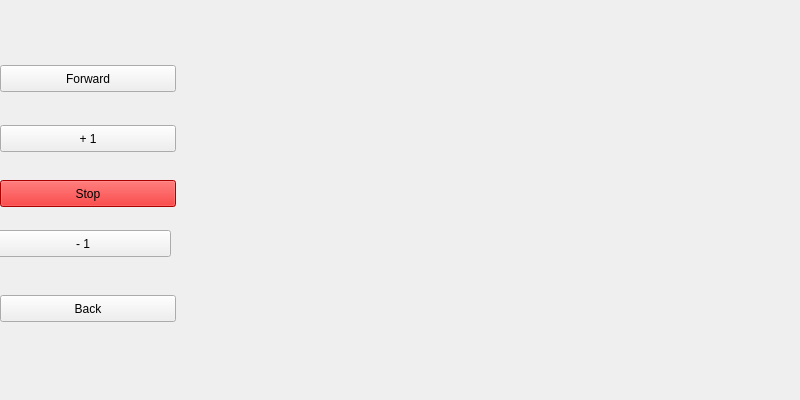
<?xml version="1.0" encoding="UTF-8"?>
<ui version="4.0">
 <class>OnePanel</class>
 <widget class="QMainWindow" name="OnePanel">
  <property name="geometry">
   <rect>
    <x>0</x>
    <y>0</y>
    <width>800</width>
    <height>400</height>
   </rect>
  </property>
  <property name="windowTitle">
   <string>CloudTrack</string>
  </property>
  <property name="iconSize">
   <size>
    <width>48</width>
    <height>48</height>
   </size>
  </property>
  <widget class="QWidget" name="centralwidget">
   <widget class="QPushButton" name="runForwardButton">
    <property name="geometry">
     <rect>
      <x>0</x>
      <y>65</y>
      <width>176</width>
      <height>27</height>
     </rect>
    </property>
    <property name="text">
     <string>Forward</string>
    </property>
   </widget>
   <widget class="QPushButton" name="forwardStepButton">
    <property name="geometry">
     <rect>
      <x>0</x>
      <y>125</y>
      <width>176</width>
      <height>27</height>
     </rect>
    </property>
    <property name="text">
     <string>+ 1</string>
    </property>
   </widget>
   <widget class="QPushButton" name="stopButton">
    <property name="geometry">
     <rect>
      <x>0</x>
      <y>180</y>
      <width>176</width>
      <height>27</height>
     </rect>
    </property>
    <property name="palette">
     <palette>
      <active>
       <colorrole role="WindowText">
        <brush brushstyle="SolidPattern">
         <color alpha="255">
          <red>0</red>
          <green>0</green>
          <blue>0</blue>
         </color>
        </brush>
       </colorrole>
       <colorrole role="Button">
        <brush brushstyle="SolidPattern">
         <color alpha="255">
          <red>238</red>
          <green>0</green>
          <blue>0</blue>
         </color>
        </brush>
       </colorrole>
       <colorrole role="Light">
        <brush brushstyle="SolidPattern">
         <color alpha="255">
          <red>255</red>
          <green>102</green>
          <blue>102</blue>
         </color>
        </brush>
       </colorrole>
       <colorrole role="Midlight">
        <brush brushstyle="SolidPattern">
         <color alpha="255">
          <red>246</red>
          <green>51</green>
          <blue>51</blue>
         </color>
        </brush>
       </colorrole>
       <colorrole role="Dark">
        <brush brushstyle="SolidPattern">
         <color alpha="255">
          <red>119</red>
          <green>0</green>
          <blue>0</blue>
         </color>
        </brush>
       </colorrole>
       <colorrole role="Mid">
        <brush brushstyle="SolidPattern">
         <color alpha="255">
          <red>159</red>
          <green>0</green>
          <blue>0</blue>
         </color>
        </brush>
       </colorrole>
       <colorrole role="Text">
        <brush brushstyle="SolidPattern">
         <color alpha="255">
          <red>0</red>
          <green>0</green>
          <blue>0</blue>
         </color>
        </brush>
       </colorrole>
       <colorrole role="BrightText">
        <brush brushstyle="SolidPattern">
         <color alpha="255">
          <red>255</red>
          <green>255</green>
          <blue>255</blue>
         </color>
        </brush>
       </colorrole>
       <colorrole role="ButtonText">
        <brush brushstyle="SolidPattern">
         <color alpha="255">
          <red>0</red>
          <green>0</green>
          <blue>0</blue>
         </color>
        </brush>
       </colorrole>
       <colorrole role="Base">
        <brush brushstyle="SolidPattern">
         <color alpha="255">
          <red>255</red>
          <green>255</green>
          <blue>255</blue>
         </color>
        </brush>
       </colorrole>
       <colorrole role="Window">
        <brush brushstyle="SolidPattern">
         <color alpha="255">
          <red>238</red>
          <green>0</green>
          <blue>0</blue>
         </color>
        </brush>
       </colorrole>
       <colorrole role="Shadow">
        <brush brushstyle="SolidPattern">
         <color alpha="255">
          <red>0</red>
          <green>0</green>
          <blue>0</blue>
         </color>
        </brush>
       </colorrole>
       <colorrole role="AlternateBase">
        <brush brushstyle="SolidPattern">
         <color alpha="255">
          <red>246</red>
          <green>127</green>
          <blue>127</blue>
         </color>
        </brush>
       </colorrole>
       <colorrole role="ToolTipBase">
        <brush brushstyle="SolidPattern">
         <color alpha="255">
          <red>255</red>
          <green>255</green>
          <blue>220</blue>
         </color>
        </brush>
       </colorrole>
       <colorrole role="ToolTipText">
        <brush brushstyle="SolidPattern">
         <color alpha="255">
          <red>0</red>
          <green>0</green>
          <blue>0</blue>
         </color>
        </brush>
       </colorrole>
      </active>
      <inactive>
       <colorrole role="WindowText">
        <brush brushstyle="SolidPattern">
         <color alpha="255">
          <red>0</red>
          <green>0</green>
          <blue>0</blue>
         </color>
        </brush>
       </colorrole>
       <colorrole role="Button">
        <brush brushstyle="SolidPattern">
         <color alpha="255">
          <red>238</red>
          <green>0</green>
          <blue>0</blue>
         </color>
        </brush>
       </colorrole>
       <colorrole role="Light">
        <brush brushstyle="SolidPattern">
         <color alpha="255">
          <red>255</red>
          <green>102</green>
          <blue>102</blue>
         </color>
        </brush>
       </colorrole>
       <colorrole role="Midlight">
        <brush brushstyle="SolidPattern">
         <color alpha="255">
          <red>246</red>
          <green>51</green>
          <blue>51</blue>
         </color>
        </brush>
       </colorrole>
       <colorrole role="Dark">
        <brush brushstyle="SolidPattern">
         <color alpha="255">
          <red>119</red>
          <green>0</green>
          <blue>0</blue>
         </color>
        </brush>
       </colorrole>
       <colorrole role="Mid">
        <brush brushstyle="SolidPattern">
         <color alpha="255">
          <red>159</red>
          <green>0</green>
          <blue>0</blue>
         </color>
        </brush>
       </colorrole>
       <colorrole role="Text">
        <brush brushstyle="SolidPattern">
         <color alpha="255">
          <red>0</red>
          <green>0</green>
          <blue>0</blue>
         </color>
        </brush>
       </colorrole>
       <colorrole role="BrightText">
        <brush brushstyle="SolidPattern">
         <color alpha="255">
          <red>255</red>
          <green>255</green>
          <blue>255</blue>
         </color>
        </brush>
       </colorrole>
       <colorrole role="ButtonText">
        <brush brushstyle="SolidPattern">
         <color alpha="255">
          <red>0</red>
          <green>0</green>
          <blue>0</blue>
         </color>
        </brush>
       </colorrole>
       <colorrole role="Base">
        <brush brushstyle="SolidPattern">
         <color alpha="255">
          <red>255</red>
          <green>255</green>
          <blue>255</blue>
         </color>
        </brush>
       </colorrole>
       <colorrole role="Window">
        <brush brushstyle="SolidPattern">
         <color alpha="255">
          <red>238</red>
          <green>0</green>
          <blue>0</blue>
         </color>
        </brush>
       </colorrole>
       <colorrole role="Shadow">
        <brush brushstyle="SolidPattern">
         <color alpha="255">
          <red>0</red>
          <green>0</green>
          <blue>0</blue>
         </color>
        </brush>
       </colorrole>
       <colorrole role="AlternateBase">
        <brush brushstyle="SolidPattern">
         <color alpha="255">
          <red>246</red>
          <green>127</green>
          <blue>127</blue>
         </color>
        </brush>
       </colorrole>
       <colorrole role="ToolTipBase">
        <brush brushstyle="SolidPattern">
         <color alpha="255">
          <red>255</red>
          <green>255</green>
          <blue>220</blue>
         </color>
        </brush>
       </colorrole>
       <colorrole role="ToolTipText">
        <brush brushstyle="SolidPattern">
         <color alpha="255">
          <red>0</red>
          <green>0</green>
          <blue>0</blue>
         </color>
        </brush>
       </colorrole>
      </inactive>
      <disabled>
       <colorrole role="WindowText">
        <brush brushstyle="SolidPattern">
         <color alpha="255">
          <red>119</red>
          <green>0</green>
          <blue>0</blue>
         </color>
        </brush>
       </colorrole>
       <colorrole role="Button">
        <brush brushstyle="SolidPattern">
         <color alpha="255">
          <red>238</red>
          <green>0</green>
          <blue>0</blue>
         </color>
        </brush>
       </colorrole>
       <colorrole role="Light">
        <brush brushstyle="SolidPattern">
         <color alpha="255">
          <red>255</red>
          <green>102</green>
          <blue>102</blue>
         </color>
        </brush>
       </colorrole>
       <colorrole role="Midlight">
        <brush brushstyle="SolidPattern">
         <color alpha="255">
          <red>246</red>
          <green>51</green>
          <blue>51</blue>
         </color>
        </brush>
       </colorrole>
       <colorrole role="Dark">
        <brush brushstyle="SolidPattern">
         <color alpha="255">
          <red>119</red>
          <green>0</green>
          <blue>0</blue>
         </color>
        </brush>
       </colorrole>
       <colorrole role="Mid">
        <brush brushstyle="SolidPattern">
         <color alpha="255">
          <red>159</red>
          <green>0</green>
          <blue>0</blue>
         </color>
        </brush>
       </colorrole>
       <colorrole role="Text">
        <brush brushstyle="SolidPattern">
         <color alpha="255">
          <red>119</red>
          <green>0</green>
          <blue>0</blue>
         </color>
        </brush>
       </colorrole>
       <colorrole role="BrightText">
        <brush brushstyle="SolidPattern">
         <color alpha="255">
          <red>255</red>
          <green>255</green>
          <blue>255</blue>
         </color>
        </brush>
       </colorrole>
       <colorrole role="ButtonText">
        <brush brushstyle="SolidPattern">
         <color alpha="255">
          <red>119</red>
          <green>0</green>
          <blue>0</blue>
         </color>
        </brush>
       </colorrole>
       <colorrole role="Base">
        <brush brushstyle="SolidPattern">
         <color alpha="255">
          <red>238</red>
          <green>0</green>
          <blue>0</blue>
         </color>
        </brush>
       </colorrole>
       <colorrole role="Window">
        <brush brushstyle="SolidPattern">
         <color alpha="255">
          <red>238</red>
          <green>0</green>
          <blue>0</blue>
         </color>
        </brush>
       </colorrole>
       <colorrole role="Shadow">
        <brush brushstyle="SolidPattern">
         <color alpha="255">
          <red>0</red>
          <green>0</green>
          <blue>0</blue>
         </color>
        </brush>
       </colorrole>
       <colorrole role="AlternateBase">
        <brush brushstyle="SolidPattern">
         <color alpha="255">
          <red>238</red>
          <green>0</green>
          <blue>0</blue>
         </color>
        </brush>
       </colorrole>
       <colorrole role="ToolTipBase">
        <brush brushstyle="SolidPattern">
         <color alpha="255">
          <red>255</red>
          <green>255</green>
          <blue>220</blue>
         </color>
        </brush>
       </colorrole>
       <colorrole role="ToolTipText">
        <brush brushstyle="SolidPattern">
         <color alpha="255">
          <red>0</red>
          <green>0</green>
          <blue>0</blue>
         </color>
        </brush>
       </colorrole>
      </disabled>
     </palette>
    </property>
    <property name="text">
     <string>Stop</string>
    </property>
   </widget>
   <widget class="QPushButton" name="backStepButton">
    <property name="geometry">
     <rect>
      <x>-5</x>
      <y>230</y>
      <width>176</width>
      <height>27</height>
     </rect>
    </property>
    <property name="text">
     <string>- 1</string>
    </property>
   </widget>
   <widget class="QPushButton" name="runBackButton">
    <property name="geometry">
     <rect>
      <x>0</x>
      <y>295</y>
      <width>176</width>
      <height>27</height>
     </rect>
    </property>
    <property name="text">
     <string>Back</string>
    </property>
   </widget>
   <widget class="satview::ImageWin" name="pDisplay">
    <property name="geometry">
     <rect>
      <x>210</x>
      <y>5</y>
      <width>600</width>
      <height>398</height>
     </rect>
    </property>
    <property name="sizePolicy">
     <sizepolicy hsizetype="Fixed" vsizetype="Fixed">
      <horstretch>0</horstretch>
      <verstretch>0</verstretch>
     </sizepolicy>
    </property>
    <property name="minimumSize">
     <size>
      <width>600</width>
      <height>398</height>
     </size>
    </property>
    <property name="maximumSize">
     <size>
      <width>600</width>
      <height>398</height>
     </size>
    </property>
    <property name="frameShape">
     <enum>QFrame::NoFrame</enum>
    </property>
    <property name="frameShadow">
     <enum>QFrame::Plain</enum>
    </property>
    <property name="lineWidth">
     <number>0</number>
    </property>
    <property name="midLineWidth">
     <number>0</number>
    </property>
    <property name="text">
     <string/>
    </property>
    <property name="scaledContents">
     <bool>true</bool>
    </property>
   </widget>
  </widget>
  <widget class="QMenuBar" name="menubar">
   <property name="geometry">
    <rect>
     <x>0</x>
     <y>0</y>
     <width>800</width>
     <height>22</height>
    </rect>
   </property>
  </widget>
 </widget>
 <customwidgets>
  <customwidget>
   <class>satview::ImageWin</class>
   <extends>QLabel</extends>
   <header location="global">../src/imagewin.h</header>
  </customwidget>
 </customwidgets>
 <resources/>
 <connections/>
</ui>
